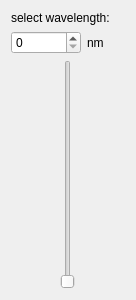
<?xml version="1.0" encoding="UTF-8"?>
<ui version="4.0">
 <class>Form</class>
 <widget class="QWidget" name="Form">
  <property name="geometry">
   <rect>
    <x>0</x>
    <y>0</y>
    <width>136</width>
    <height>300</height>
   </rect>
  </property>
  <property name="sizePolicy">
   <sizepolicy hsizetype="Minimum" vsizetype="Preferred">
    <horstretch>0</horstretch>
    <verstretch>0</verstretch>
   </sizepolicy>
  </property>
  <property name="windowTitle">
   <string>Form</string>
  </property>
  <layout class="QVBoxLayout" name="verticalLayout">
   <item>
    <widget class="QLabel" name="label">
     <property name="sizePolicy">
      <sizepolicy hsizetype="Fixed" vsizetype="Preferred">
       <horstretch>0</horstretch>
       <verstretch>0</verstretch>
      </sizepolicy>
     </property>
     <property name="text">
      <string>select wavelength:</string>
     </property>
    </widget>
   </item>
   <item>
    <layout class="QHBoxLayout" name="horizontalLayout_2">
     <item>
      <widget class="QSpinBox" name="wavelengthSB">
       <property name="sizePolicy">
        <sizepolicy hsizetype="Preferred" vsizetype="Fixed">
         <horstretch>0</horstretch>
         <verstretch>0</verstretch>
        </sizepolicy>
       </property>
       <property name="minimumSize">
        <size>
         <width>70</width>
         <height>0</height>
        </size>
       </property>
      </widget>
     </item>
     <item>
      <widget class="QLabel" name="label_2">
       <property name="text">
        <string>nm</string>
       </property>
      </widget>
     </item>
    </layout>
   </item>
   <item>
    <layout class="QHBoxLayout" name="horizontalLayout">
     <item alignment="Qt::AlignHCenter">
      <widget class="QSlider" name="wavelengthSlider">
       <property name="orientation">
        <enum>Qt::Vertical</enum>
       </property>
      </widget>
     </item>
    </layout>
   </item>
  </layout>
 </widget>
 <resources/>
 <connections>
  <connection>
   <sender>wavelengthSB</sender>
   <signal>valueChanged(int)</signal>
   <receiver>wavelengthSlider</receiver>
   <slot>setValue(int)</slot>
   <hints>
    <hint type="sourcelabel">
     <x>348</x>
     <y>37</y>
    </hint>
    <hint type="destinationlabel">
     <x>318</x>
     <y>97</y>
    </hint>
   </hints>
  </connection>
  <connection>
   <sender>wavelengthSlider</sender>
   <signal>valueChanged(int)</signal>
   <receiver>wavelengthSB</receiver>
   <slot>setValue(int)</slot>
   <hints>
    <hint type="sourcelabel">
     <x>323</x>
     <y>104</y>
    </hint>
    <hint type="destinationlabel">
     <x>374</x>
     <y>36</y>
    </hint>
   </hints>
  </connection>
 </connections>
</ui>
